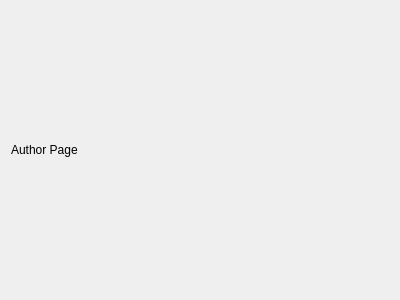
<?xml version="1.0" encoding="UTF-8"?>
<ui version="4.0">
 <class>HivemindAuthorPage</class>
 <widget class="QWidget" name="HivemindAuthorPage">
  <property name="geometry">
   <rect>
    <x>0</x>
    <y>0</y>
    <width>400</width>
    <height>300</height>
   </rect>
  </property>
  <property name="windowTitle">
   <string>Form</string>
  </property>
  <layout class="QVBoxLayout" name="verticalLayout">
   <item>
    <widget class="QLabel" name="label">
     <property name="text">
      <string>Author Page</string>
     </property>
    </widget>
   </item>
  </layout>
 </widget>
 <resources/>
 <connections/>
</ui>
